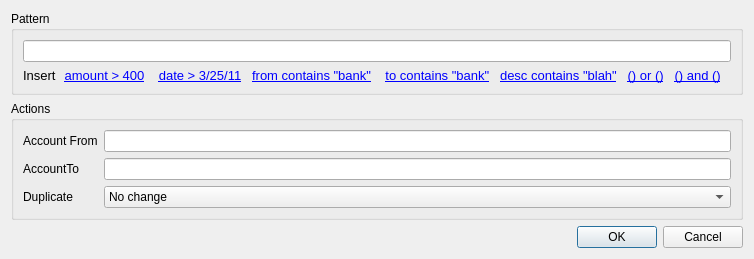
<?xml version="1.0" encoding="UTF-8"?>
<ui version="4.0">
 <class>AddAdvancedRule</class>
 <widget class="QDialog" name="AddAdvancedRule">
  <property name="geometry">
   <rect>
    <x>0</x>
    <y>0</y>
    <width>754</width>
    <height>233</height>
   </rect>
  </property>
  <property name="windowTitle">
   <string>Add Advanced Rule</string>
  </property>
  <layout class="QVBoxLayout" name="verticalLayout_2">
   <item>
    <widget class="QGroupBox" name="groupBox">
     <property name="title">
      <string>Pattern</string>
     </property>
     <layout class="QVBoxLayout" name="verticalLayout">
      <item>
       <widget class="QLineEdit" name="lineEdit"/>
      </item>
      <item>
       <widget class="QLabel" name="rulesLabel">
        <property name="text">
         <string>&lt;!DOCTYPE HTML PUBLIC &quot;-//W3C//DTD HTML 4.0//EN&quot; &quot;http://www.w3.org/TR/REC-html40/strict.dtd&quot;&gt;
&lt;html&gt;&lt;head&gt;&lt;meta name=&quot;qrichtext&quot; content=&quot;1&quot; /&gt;&lt;style type=&quot;text/css&quot;&gt;
p, li { white-space: pre-wrap; }
&lt;/style&gt;&lt;/head&gt;&lt;body style=&quot; font-family:'MS Shell Dlg 2'; font-size:8.25pt; font-weight:400; font-style:normal;&quot;&gt;
&lt;p style=&quot; margin-top:0px; margin-bottom:0px; margin-left:0px; margin-right:0px; -qt-block-indent:0; text-indent:0px;&quot;&gt;&lt;span style=&quot; font-size:10pt;&quot;&gt;Insert&lt;/span&gt;&lt;span style=&quot; font-size:8pt;&quot;&gt;   &lt;/span&gt;&lt;a href=&quot;amountLink&quot;&gt;&lt;span style=&quot; font-size:10pt; text-decoration: underline; color:#0000ff;&quot;&gt;amount &amp;gt; 400&lt;/span&gt;&lt;/a&gt;&lt;span style=&quot; font-size:10pt;&quot;&gt;    &lt;/span&gt;&lt;a href=&quot;dateLink&quot;&gt;&lt;span style=&quot; font-size:10pt; text-decoration: underline; color:#0000ff;&quot;&gt;date &amp;gt; 3/25/11&lt;/span&gt;&lt;/a&gt;&lt;span style=&quot; font-size:10pt;&quot;&gt;   &lt;/span&gt;&lt;a href=&quot;fromPathLink&quot;&gt;&lt;span style=&quot; font-size:10pt; text-decoration: underline; color:#0000ff;&quot;&gt;from contains &amp;quot;bank&amp;quot;&lt;/span&gt;&lt;/a&gt;&lt;span style=&quot; font-size:10pt;&quot;&gt;    &lt;/span&gt;&lt;a href=&quot;toPathLink&quot;&gt;&lt;span style=&quot; font-size:10pt; text-decoration: underline; color:#0000ff;&quot;&gt;to contains &amp;quot;bank&amp;quot;&lt;/span&gt;&lt;/a&gt;&lt;span style=&quot; font-size:10pt;&quot;&gt;   &lt;/span&gt;&lt;a href=&quot;descLink&quot;&gt;&lt;span style=&quot; font-size:10pt; text-decoration: underline; color:#0000ff;&quot;&gt;desc contains &amp;quot;blah&amp;quot;&lt;/span&gt;&lt;/a&gt;&lt;span style=&quot; font-size:10pt;&quot;&gt;   &lt;/span&gt;&lt;a href=&quot;orLink&quot;&gt;&lt;span style=&quot; font-size:10pt; text-decoration: underline; color:#0000ff;&quot;&gt;() or ()&lt;/span&gt;&lt;/a&gt;&lt;span style=&quot; font-size:10pt;&quot;&gt;   &lt;/span&gt;&lt;a href=&quot;andLink&quot;&gt;&lt;span style=&quot; font-size:10pt; text-decoration: underline; color:#0000ff;&quot;&gt;() and ()&lt;/span&gt;&lt;/a&gt;&lt;/p&gt;&lt;/body&gt;&lt;/html&gt;</string>
        </property>
       </widget>
      </item>
     </layout>
    </widget>
   </item>
   <item>
    <widget class="QGroupBox" name="groupBox_2">
     <property name="title">
      <string>Actions</string>
     </property>
     <layout class="QGridLayout" name="gridLayout">
      <item row="0" column="0">
       <widget class="QLabel" name="label">
        <property name="text">
         <string>Account From</string>
        </property>
       </widget>
      </item>
      <item row="0" column="1">
       <widget class="CompleteLineEdit" name="accountFromEdit"/>
      </item>
      <item row="1" column="0">
       <widget class="QLabel" name="label_2">
        <property name="text">
         <string>AccountTo</string>
        </property>
       </widget>
      </item>
      <item row="1" column="1">
       <widget class="CompleteLineEdit" name="accountToEdit"/>
      </item>
      <item row="2" column="0">
       <widget class="QLabel" name="label_3">
        <property name="text">
         <string>Duplicate</string>
        </property>
       </widget>
      </item>
      <item row="2" column="1">
       <widget class="QComboBox" name="comboBox">
        <item>
         <property name="text">
          <string>No change</string>
         </property>
        </item>
        <item>
         <property name="text">
          <string>Yes</string>
         </property>
        </item>
        <item>
         <property name="text">
          <string>No</string>
         </property>
        </item>
       </widget>
      </item>
     </layout>
    </widget>
   </item>
   <item>
    <widget class="QDialogButtonBox" name="buttonBox">
     <property name="orientation">
      <enum>Qt::Horizontal</enum>
     </property>
     <property name="standardButtons">
      <set>QDialogButtonBox::Cancel|QDialogButtonBox::Ok</set>
     </property>
    </widget>
   </item>
  </layout>
 </widget>
 <customwidgets>
  <customwidget>
   <class>CompleteLineEdit</class>
   <extends>QLineEdit</extends>
   <header>CompleteLineEdit.h</header>
  </customwidget>
 </customwidgets>
 <resources/>
 <connections>
  <connection>
   <sender>buttonBox</sender>
   <signal>accepted()</signal>
   <receiver>AddAdvancedRule</receiver>
   <slot>accept()</slot>
   <hints>
    <hint type="sourcelabel">
     <x>248</x>
     <y>254</y>
    </hint>
    <hint type="destinationlabel">
     <x>157</x>
     <y>274</y>
    </hint>
   </hints>
  </connection>
  <connection>
   <sender>buttonBox</sender>
   <signal>rejected()</signal>
   <receiver>AddAdvancedRule</receiver>
   <slot>reject()</slot>
   <hints>
    <hint type="sourcelabel">
     <x>316</x>
     <y>260</y>
    </hint>
    <hint type="destinationlabel">
     <x>286</x>
     <y>274</y>
    </hint>
   </hints>
  </connection>
 </connections>
</ui>
